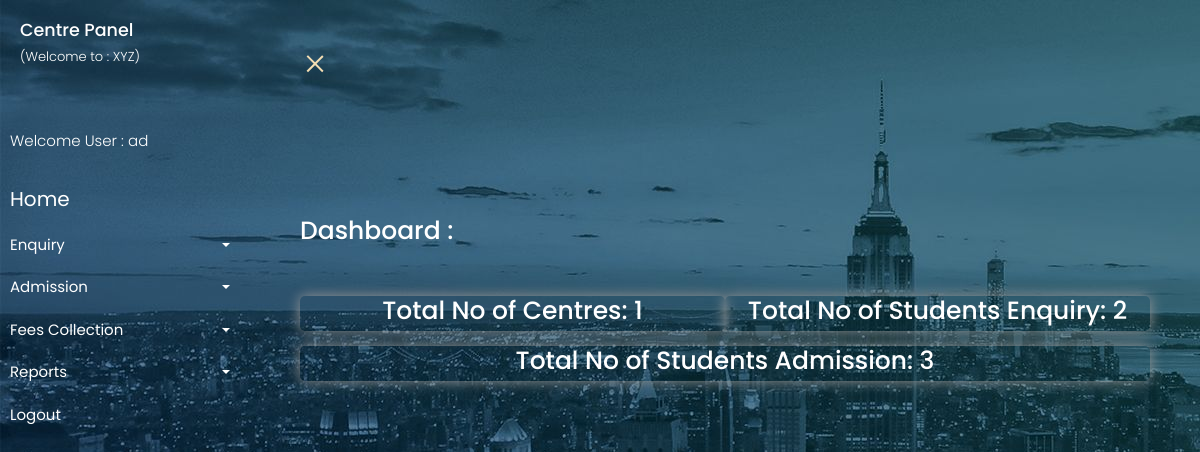
Page /Centre/home.php (signed in) on the committed database.
### tables this page shows
CREATE TABLE `centre_details` (
  `id` int(100) NOT NULL,
  `cen_id` varchar(255) DEFAULT NULL,
  `cen_name` varchar(255) DEFAULT NULL,
  `cen_address` varchar(255) DEFAULT NULL,
  `cen_state` varchar(255) DEFAULT NULL,
  `cen_pin` varchar(255) DEFAULT NULL,
  `cen_location` varchar(255) DEFAULT NULL,
  `per_name` varchar(255) DEFAULT NULL,
  `per_phone` varchar(255) DEFAULT NULL,
  `per_email_address` varchar(255) DEFAULT NULL,
  `user_name` varchar(255) DEFAULT NULL,
  `user_password` varchar(255) DEFAULT NULL
);

### Centre/home.php (the view, shortened to what this page needs)
<?php
$con=mysqli_connect("localhost","root","root","demo");
$sta=mysqli_query($con,"select cen_id,user_name,cen_name from centre_details where cen_id='".$_SESSION['user']."'");
$stat=  mysqli_fetch_assoc($sta);
$stcen_id= $stat['cen_id'];
$cen_name = $stat["cen_name"];
$cen_per = $stat["user_name"];
$query=mysqli_query($con ,"select count(*) from centre_details where cen_id = '".$stcen_id."'");
$res=mysqli_fetch_row($query);
$tot = $res[0];
$query1=mysqli_query($con ,"select count(*) from enquiry_details where centre_id = '".$stcen_id."'");
$res1=mysqli_fetch_row($query1);
$tot1 = $res1[0];
$query2=mysqli_query($con ,"select count(*) from admission_details where status = 'Completed' and centre_id = '".$stcen_id."'");
$res2=mysqli_fetch_row($query2);
$tot2 = $res2[0];
$msg = "";
$msg1 = "";
$msg2 = "";
   if($tot > 0)
   {
    $msg = $tot;
   }
   else
   {
    echo '<script>';
    $msg = 0;
    echo '</script>';
   }
   if($tot1 > 0)
   {
    $msg1 = $tot1;
   }
   else
   {
    echo '<script>';
    $msg1 = 0;
    echo '</script>';
   }
   if($tot2 > 0)
   {
    $msg2 = $tot2;
   }
   else
   {
    echo '<script>';
    $msg2 = 0;
    echo '</script>';
   }
$result = mysqli_query($con,"SELECT * FROM centre_details WHERE cen_id='".$_SESSION['user']."'");
                    while($row = mysqli_fetch_array($result))
                      {
?>
<html>
    <head>
        <link rel="stylesheet" href="bootstrap/bootstrap.min.css">
         <link rel="stylesheet" href="bootstrap/bootstrap-theme.min.css">
        <link type="text/css" rel="stylesheet" href="css/admform.css"></link>
       <link rel="stylesheet" href="https://cdnjs.cloudflare.com/ajax/libs/font-awesome/4.7.0/css/font-awesome.min.css">
		<link rel="stylesheet" href="https://stackpath.bootstrapcdn.com/bootstrap/4.1.0/css/bootstrap.min.css">
		<link type="text/css" rel="stylesheet" href="css/style5.css"></link>
    </head>
    <body style="background-image:url(./images/03.jpg) ">
		 <div class="wrapper">
        <nav id="sidebar">
            <div class="sidebar-header">
                <h3>Centre Panel</h3>
				<p style = "font-size:13px; color:white;">(Welcome to : <?php echo $cen_name ?>)</p>
            </div>
            <ul class="list-unstyled components">
                <p style = "font-size:15px;">Welcome User : <?php echo $cen_per ?></p>
                <li class="active">
                    <a href="home.php" aria-expanded="false">Home</a>
                </li>
				<li>
                    <a href="#enquirySubmenu" data-toggle="collapse" aria-expanded="false" class="dropdown-toggle">Enquiry</a>
                </li>
				<li>
                    <a href="#admissionSubmenu" data-toggle="collapse" aria-expanded="false" class="dropdown-toggle">Admission</a>
                </li>
				<li>
                    <a href="#feesSubmenu" data-toggle="collapse" aria-expanded="false" class="dropdown-toggle">Fees Collection</a>
                </li>
                <li>
                    <a href="#reportSubmenu" data-toggle="collapse" aria-expanded="false" class="dropdown-toggle">Reports</a>
                </li>
                <li>
                    <a href="logout.php">Logout</a>
                </li>
            </ul>
        </nav>
        <div id="content">
				<nav class="navbar navbar-expand-lg  ">
					<div class="container-fluid">
						<button type="button" id="sidebarCollapse" class="navbar-btn">
							<span></span>
						</button>
					</div>
				</nav>
				<div class="container">
				<div class="tab-content">
					<div class="container-fluid">
                            <div class="row">
                               <div class="col-sm-12" style = "margin-top:8%;">
									<h1 style = "Color: white; margin-bottom: 50px;"> Dashboard : </h1>
									<div class="col-sm-6" style = "text-align: center; box-shadow: 0px 0px 14px #999999;border-radius:5px;">
										<h1 style = "Color: white; text-align: center;"> Total No of Centres: <?php echo $msg; ?> </h1>
									</div>
									<div class="col-sm-6" style = "text-align: center; box-shadow: 0px 0px 14px #999999;border-radius:5px; float:right">
										<h1 style = "Color: white; text-align: center;"> Total No of Students Enquiry: <?php echo $msg1; ?>  </h1>
									</div>
								</div>
								<div class="col-sm-12" style = "margin-top:15px;">
									<div class="col-sm-12" style = "text-align: center; box-shadow: 0px 0px 14px #999999;border-radius:5px;">
										<h1 style = "Color: white; text-align: center;"> Total No of Students Admission: <?php echo $msg2; ?> </h1>
									</div>
								</div>
							</div>
					</div>
				</div>
			</div>
			</div>
		</div>
					<?php
					  }
					?>
    </body>
</html>

### Centre/css/style5.css (style rules this page uses)
body { font-family: 'Poppins', sans-serif; background: #fafafa; }
p { font-family: 'Poppins', sans-serif; font-size: 1.1em; font-weight: 300; line-height: 1.7em; color: #999; }
a, a:hover, a:focus { color: inherit; text-decoration: none; transition: all 0.3s; }
.navbar { padding: 15px 10px; background: transparent; border: none; border-radius: 0; margin-bottom: 40px; # box-shadow: 1px 1px 3px rgba(0, 0, 0, 0.1); }
.navbar-btn { box-shadow: none; outline: none !important; border: none; }
.wrapper { display: flex; width: 100%; align-items: stretch; perspective: 1500px; }
#sidebar { min-width: 250px; max-width: 250px; background: transparent; color: #fff; transition: all 0.6s cubic-bezier(0.945, 0.020, 0.270, 0.665); transform-origin: bottom left; }
#sidebar .sidebar-header { padding: 20px; background: transparent; }
#sidebar ul.components { padding: 20px 0; ##border-bottom: 1px solid #47748b; }
#sidebar ul p { color: #fff; padding: 10px; }
#sidebar ul li a { padding: 10px; font-size: 15px; display: inherit; }
#sidebar ul li.active > a, a[aria-expanded="true"] { color: #fff; background: transparent; font-size: 20px; }
a[data-toggle="collapse"] { position: relative; }
.dropdown-toggle::after { display: block; position: absolute; top: 50%; right: 20px; transform: translateY(-50%); }
#content { width: 100%; padding: 20px; min-height: 100vh; transition: all 0.3s; }
#sidebarCollapse { width: 40px; height: 40px; background: transparent; cursor: pointer; }
#sidebarCollapse span { width: 80%; height: 2px; margin: 0 auto; display: block; background: wheat; transition: all 0.8s cubic-bezier(0.810, -0.330, 0.345, 1.375); transition-delay: 0.2s; }
#sidebarCollapse span:last-of-type { transform: rotate(-45deg) translate(1px, -1px); }

### rows in the picture
centre_details: cen_name "XYZ", user_name "ad", msg "1", msg1 "2", msg2 "3"
